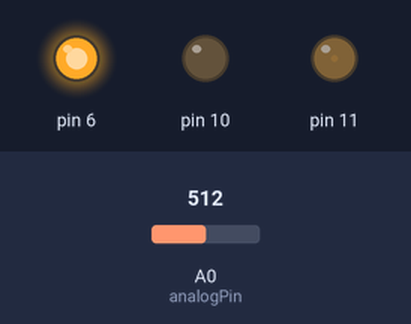
Simulated run of this sketch. Board: Arduino Uno, built with avr-gcc and run on an emulated ATmega328P. Shown: output pins drawn as LEDs (lit = HIGH). The test bench sets the inputs (shaded band); at power-on: A0 (analogPin) = 512.

Above: at 1.2 s.
1.3 s: A0 (analogPin) set to 716
At 2.0 s:
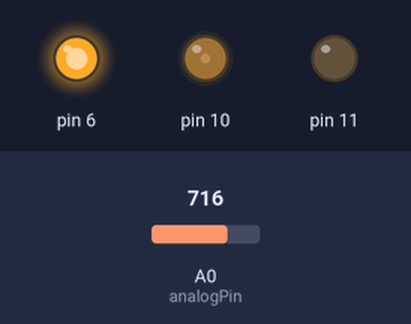
2.8 s: A0 (analogPin) set to 900
At 3.1 s:
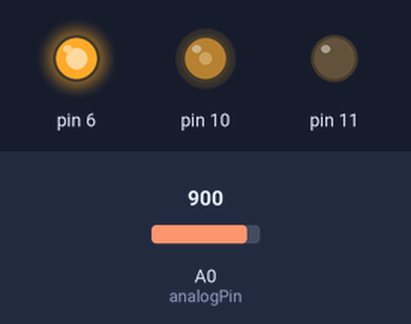
4.3 s: A0 (analogPin) set to 122
At 5.5 s:
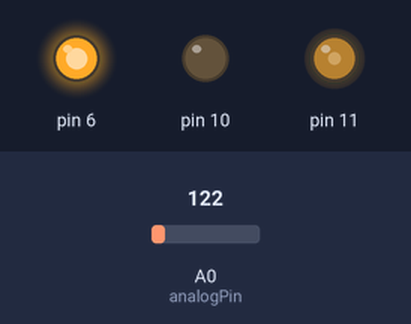
Timing chart, 0 to 7.3 s (numbered marks = the images above; inputs shaded):
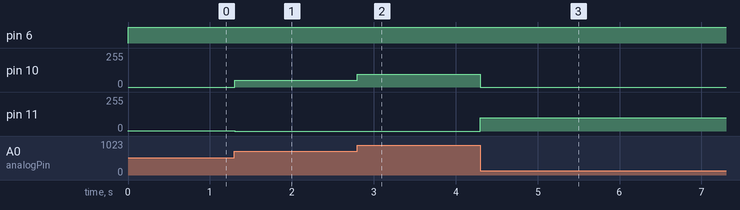

The sketch:

Control_proporcional_de_velocidad.ino
```cpp
int val = 0;
int analogPin = A0;
int ciclo = 0;
void setup()
{
  pinMode(10, OUTPUT);
  pinMode(11, OUTPUT);
  pinMode(6, OUTPUT);
  digitalWrite(11, LOW);
  digitalWrite(10, LOW);
}

void loop() {
  val = analogRead(analogPin);
  ciclo = map(val, 0, 1023, 0, 255);
  digitalWrite(6, HIGH);
  if(ciclo<128){
    digitalWrite(10, LOW);
    analogWrite(11, 128 - ciclo);
  } else {
    if(ciclo>128){
      digitalWrite(11, LOW);
      analogWrite(10, ciclo - 128);
    } else{
      digitalWrite(11, LOW);
      digitalWrite(10, LOW);
    }
  }
}
```

Measured:
- after the input at 1.3 s, pin 10: 0/255 → 50/255 at once; pin 11: 1/255 → 0/255 at once
- after the input at 2.8 s, pin 10: 50/255 → 96/255 at once
- after the input at 4.3 s, pin 10: 96/255 → 0/255 at once; pin 11: 0/255 → 98/255 at once
